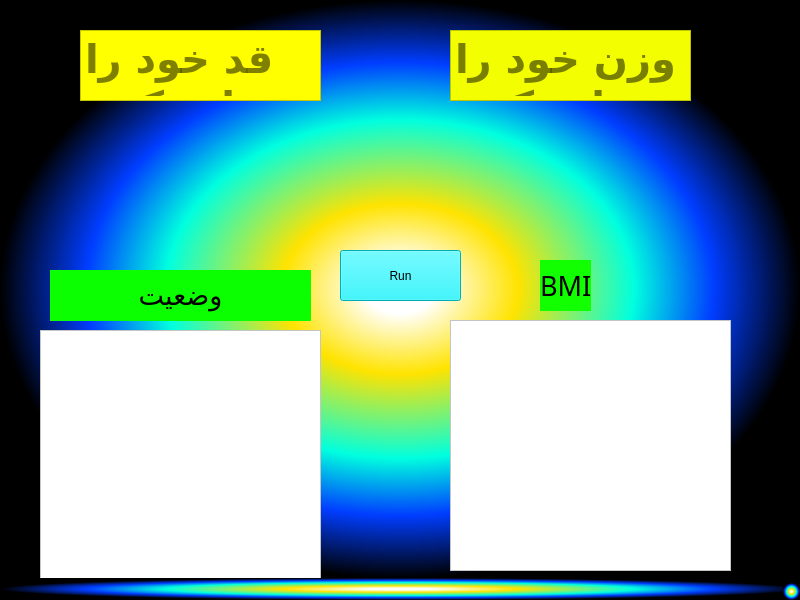
<?xml version="1.0" encoding="UTF-8"?>
<ui version="4.0">
 <class>BMI</class>
 <widget class="QMainWindow" name="BMI">
  <property name="geometry">
   <rect>
    <x>0</x>
    <y>0</y>
    <width>800</width>
    <height>600</height>
   </rect>
  </property>
  <property name="windowTitle">
   <string>BMI</string>
  </property>
  <property name="styleSheet">
   <string notr="true">background-color: qradialgradient(spread:pad, cx:0.5, cy:0.5, radius:0.5, fx:0.5, fy:0.5, stop:0.0852273 rgba(255, 255, 255, 255), stop:0.295455 rgba(255, 227, 0, 255), stop:0.585227 rgba(0, 255, 223, 255), stop:0.784091 rgba(0, 61, 255, 255), stop:1 rgba(0, 0, 0, 255));</string>
  </property>
  <widget class="QWidget" name="centralwidget">
   <widget class="QTextEdit" name="Height">
    <property name="geometry">
     <rect>
      <x>80</x>
      <y>30</y>
      <width>241</width>
      <height>71</height>
     </rect>
    </property>
    <property name="font">
     <font>
      <family>B Kamran</family>
      <pointsize>30</pointsize>
      <weight>75</weight>
      <bold>true</bold>
     </font>
    </property>
    <property name="styleSheet">
     <string notr="true">background-color: rgb(255, 255, 0);</string>
    </property>
    <property name="placeholderText">
     <string>قد خود را وارد کنید</string>
    </property>
   </widget>
   <widget class="QTextEdit" name="Weigh">
    <property name="geometry">
     <rect>
      <x>450</x>
      <y>30</y>
      <width>241</width>
      <height>71</height>
     </rect>
    </property>
    <property name="font">
     <font>
      <family>B Kamran</family>
      <pointsize>30</pointsize>
      <weight>75</weight>
      <bold>true</bold>
     </font>
    </property>
    <property name="styleSheet">
     <string notr="true">background-color: rgb(243, 255, 0);</string>
    </property>
    <property name="placeholderText">
     <string>وزن خود را وارد کنید</string>
    </property>
   </widget>
   <widget class="QTextBrowser" name="Status">
    <property name="geometry">
     <rect>
      <x>40</x>
      <y>330</y>
      <width>281</width>
      <height>251</height>
     </rect>
    </property>
    <property name="font">
     <font>
      <family>B Kamran</family>
      <pointsize>30</pointsize>
      <weight>75</weight>
      <bold>true</bold>
     </font>
    </property>
    <property name="styleSheet">
     <string notr="true">background-color: rgb(255, 255, 255);</string>
    </property>
    <property name="placeholderText">
     <string/>
    </property>
   </widget>
   <widget class="QLabel" name="Status_Text">
    <property name="geometry">
     <rect>
      <x>50</x>
      <y>270</y>
      <width>261</width>
      <height>51</height>
     </rect>
    </property>
    <property name="font">
     <font>
      <family>B Kamran</family>
      <pointsize>20</pointsize>
     </font>
    </property>
    <property name="styleSheet">
     <string notr="true">background-color: rgb(12, 255, 0);</string>
    </property>
    <property name="text">
     <string>&lt;html&gt;&lt;head/&gt;&lt;body&gt;&lt;p align=&quot;center&quot;&gt;وضعیت&lt;/p&gt;&lt;/body&gt;&lt;/html&gt;</string>
    </property>
   </widget>
   <widget class="QLabel" name="Text_BMI">
    <property name="geometry">
     <rect>
      <x>540</x>
      <y>260</y>
      <width>51</width>
      <height>51</height>
     </rect>
    </property>
    <property name="font">
     <font>
      <family>B Kamran</family>
      <pointsize>20</pointsize>
     </font>
    </property>
    <property name="styleSheet">
     <string notr="true">background-color: rgb(17, 255, 0);</string>
    </property>
    <property name="text">
     <string>&lt;html&gt;&lt;head/&gt;&lt;body&gt;&lt;p align=&quot;center&quot;&gt;BMI&lt;/p&gt;&lt;/body&gt;&lt;/html&gt;</string>
    </property>
   </widget>
   <widget class="QTextBrowser" name="BMI_2">
    <property name="geometry">
     <rect>
      <x>450</x>
      <y>320</y>
      <width>281</width>
      <height>251</height>
     </rect>
    </property>
    <property name="font">
     <font>
      <family>B Kamran</family>
      <pointsize>30</pointsize>
      <weight>75</weight>
      <bold>true</bold>
     </font>
    </property>
    <property name="styleSheet">
     <string notr="true">background-color: rgb(255, 255, 255);</string>
    </property>
    <property name="placeholderText">
     <string/>
    </property>
   </widget>
   <widget class="QPushButton" name="pushButton">
    <property name="enabled">
     <bool>true</bool>
    </property>
    <property name="geometry">
     <rect>
      <x>340</x>
      <y>250</y>
      <width>121</width>
      <height>51</height>
     </rect>
    </property>
    <property name="styleSheet">
     <string notr="true">background-color: rgb(0, 243, 255);</string>
    </property>
    <property name="text">
     <string>Run</string>
    </property>
   </widget>
  </widget>
  <widget class="QStatusBar" name="statusbar"/>
 </widget>
 <resources/>
 <connections/>
</ui>
